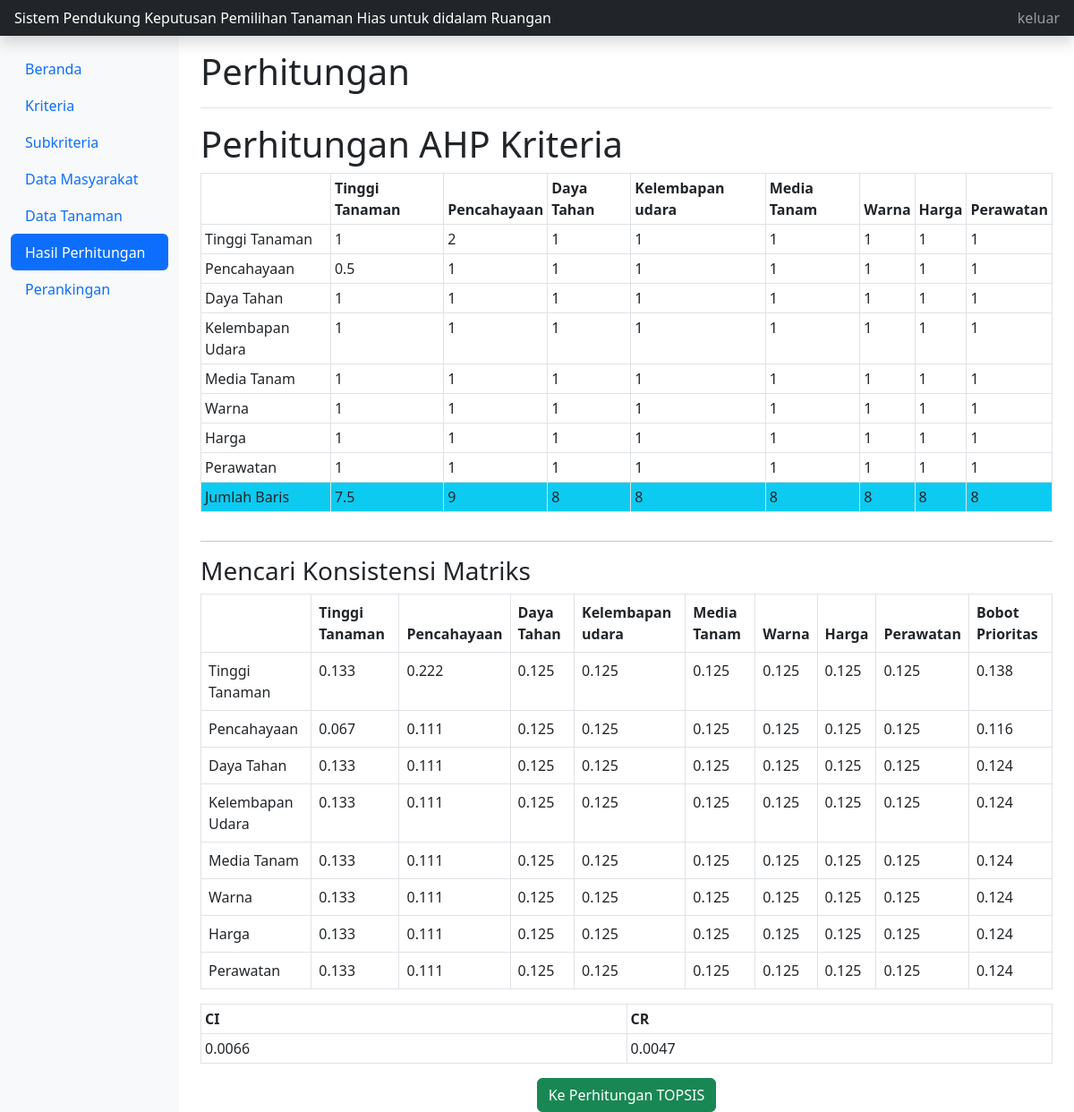
The page /admin/perhitungan/data-nilai.php on the database its author committed.
### tables this page shows
CREATE TABLE `kriteria` (
  `id_kriteria` int(11) NOT NULL,
  `nama_kriteria` varchar(255) NOT NULL,
  `jenis` varchar(255) NOT NULL,
  `bobot_kriteria` double NOT NULL
);

CREATE TABLE `ahp` (
  `id_ahp` int(11) NOT NULL,
  `c11` double NOT NULL,
  `c12` double NOT NULL,
  `c13` double NOT NULL,
  `c14` double NOT NULL,
  `c15` double NOT NULL,
  `c16` double NOT NULL,
  `c17` double NOT NULL,
  `c18` double NOT NULL,
  `c21` double NOT NULL,
  `c22` double NOT NULL,
  `c23` double NOT NULL,
  `c24` double NOT NULL,
  `c25` double NOT NULL,
  `c26` double NOT NULL,
  `c27` double NOT NULL,
  `c28` double NOT NULL,
  `c31` double NOT NULL,
  `c32` double NOT NULL,
  `c33` double NOT NULL,
  `c34` double NOT NULL,
  `c35` double NOT NULL,
  `c36` double NOT NULL,
  `c37` double NOT NULL,
  `c38` double NOT NULL,
  `c41` double NOT NULL,
  `c42` double NOT NULL,
  `c43` double NOT NULL,
  `c44` double NOT NULL,
  `c45` double NOT NULL,
  `c46` double NOT NULL,
  `c47` double NOT NULL,
  `c48` double NOT NULL,
  `c61` double NOT NULL,
  `c62` double NOT NULL,
  `c63` double NOT NULL,
  `c64` double NOT NULL,
  `c65` double NOT NULL,
  `c66` double NOT NULL,
  `c67` double NOT NULL,
  `c68` double NOT NULL,
  `c71` double NOT NULL,
  `c72` double NOT NULL,
  `c73` double NOT NULL,
  `c74` double NOT NULL,
  `c75` double NOT NULL,
  `c76` double NOT NULL,
  `c77` double NOT NULL,
  `c78` double NOT NULL,
  `c51` double NOT NULL,
  `c52` double NOT NULL,
  `c53` double NOT NULL,
  `c54` double NOT NULL,
  `c55` double NOT NULL,
  `c56` double NOT NULL,
  `c57` double NOT NULL,
  `c58` double NOT NULL,
  `c81` double NOT NULL,
  `c82` double NOT NULL,
  `c83` double NOT NULL,
  `c84` double NOT NULL,
  `c85` double NOT NULL,
  `c86` double NOT NULL,
  `c87` double NOT NULL,
  `c88` double NOT NULL
);

### admin/perhitungan/data-nilai.php (the view, shortened to what the rows shown need)
<!doctype html>
<?php
include "../../koneksi.php";
$query=mysqli_query($dbh,"select * from ahp where id_ahp='1'");
$ahp1 = array();
$ahp2 = array();
$ahp3 = array();
$ahp4 = array();
$ahp5 = array();
$ahp6= array();
$ahp7 = array();
$ahp8 = array();
$tahp = array();
$total1 = "SELECT * FROM ahp where id_ahp=1";
foreach ($dbh -> query($total1) as $totalan) :
$ahp1[0] = $totalan['c11'];
$ahp1[1] = $totalan['c12'];
$ahp1[2] = $totalan['c13'];
$ahp1[3] = $totalan['c14'];
$ahp1[4] = $totalan['c15'];
$ahp1[5] = $totalan['c16'];
$ahp1[6] = $totalan['c17'];
$ahp1[7] = $totalan['c18'];
$ahp2[0] = $totalan['c21'];
$ahp2[1] = $totalan['c22'];
$ahp2[2] = $totalan['c23'];
$ahp2[3] = $totalan['c24'];
$ahp2[4] = $totalan['c25'];
$ahp2[5] = $totalan['c26'];
$ahp2[6] = $totalan['c27'];
$ahp2[7] = $totalan['c28'];
$ahp3[0] = $totalan['c31'];
$ahp3[1] = $totalan['c32'];
$ahp3[2] = $totalan['c33'];
$ahp3[3] = $totalan['c34'];
$ahp3[4] = $totalan['c35'];
$ahp3[5] = $totalan['c36'];
$ahp3[6] = $totalan['c37'];
$ahp3[7] = $totalan['c38'];
$ahp4[0] = $totalan['c41'];
$ahp4[1] = $totalan['c42'];
$ahp4[2] = $totalan['c43'];
$ahp4[3] = $totalan['c44'];
$ahp4[4] = $totalan['c45'];
$ahp4[5] = $totalan['c46'];
$ahp4[6] = $totalan['c47'];
$ahp4[7] = $totalan['c48'];
$ahp5[0] = $totalan['c51'];
$ahp5[1] = $totalan['c52'];
$ahp5[2] = $totalan['c53'];
$ahp5[3] = $totalan['c54'];
$ahp5[4] = $totalan['c55'];
$ahp5[5] = $totalan['c56'];
$ahp5[6] = $totalan['c57'];
$ahp5[7] = $totalan['c58'];
$ahp6[0] = $totalan['c61'];
$ahp6[1] = $totalan['c62'];
$ahp6[2] = $totalan['c63'];
$ahp6[3] = $totalan['c64'];
$ahp6[4] = $totalan['c65'];
$ahp6[5] = $totalan['c66'];
$ahp6[6] = $totalan['c67'];
$ahp6[7] = $totalan['c68'];
$ahp7[0] = $totalan['c71'];
$ahp7[1] = $totalan['c72'];
$ahp7[2] = $totalan['c73'];
$ahp7[3] = $totalan['c74'];
$ahp7[4] = $totalan['c75'];
$ahp7[5] = $totalan['c76'];
$ahp7[6] = $totalan['c77'];
$ahp7[7] = $totalan['c78'];
$ahp8[0] = $totalan['c81'];
$ahp8[1] = $totalan['c82'];
$ahp8[2] = $totalan['c83'];
$ahp8[3] = $totalan['c84'];
$ahp8[4] = $totalan['c85'];
$ahp8[5] = $totalan['c86'];
$ahp8[6] = $totalan['c87'];
$ahp8[7] = $totalan['c88'];
endforeach;
$tahp[0] = $ahp1[0]+$ahp2[0]+$ahp3[0]+$ahp4[0]+$ahp5[0]+$ahp6[0]+$ahp7[0]+$ahp8[0];
$tahp[1] = $ahp1[1]+$ahp2[1]+$ahp3[1]+$ahp4[1]+$ahp5[1]+$ahp6[1]+$ahp7[1]+$ahp8[1];
$tahp[2] = $ahp1[2]+$ahp2[2]+$ahp3[2]+$ahp4[2]+$ahp5[2]+$ahp6[2]+$ahp7[2]+$ahp8[2];
$tahp[3] = $ahp1[3]+$ahp2[3]+$ahp3[3]+$ahp4[3]+$ahp5[3]+$ahp6[3]+$ahp7[3]+$ahp8[3];
$tahp[4] = $ahp1[4]+$ahp2[4]+$ahp3[4]+$ahp4[4]+$ahp5[4]+$ahp6[4]+$ahp7[4]+$ahp8[4];
$tahp[5] = $ahp1[5]+$ahp2[5]+$ahp3[5]+$ahp4[5]+$ahp5[5]+$ahp6[5]+$ahp7[5]+$ahp8[5];
$tahp[6] = $ahp1[6]+$ahp2[6]+$ahp3[6]+$ahp4[6]+$ahp5[6]+$ahp6[6]+$ahp7[6]+$ahp8[6];
$tahp[7] = $ahp1[7]+$ahp2[7]+$ahp3[7]+$ahp4[7]+$ahp5[7]+$ahp6[7]+$ahp7[7]+$ahp8[7];
$cm1[0] = $ahp1[0]/$tahp[0];
$cm1[1] = $ahp1[1]/$tahp[1];
$cm1[2] = $ahp1[2]/$tahp[2];
$cm1[3] = $ahp1[3]/$tahp[3];
$cm1[4] = $ahp1[4]/$tahp[4];
$cm1[5] = $ahp1[5]/$tahp[5];
$cm1[6] = $ahp1[6]/$tahp[6];
$cm1[7] = $ahp1[7]/$tahp[7];
$cm2[0] = $ahp2[0]/$tahp[0];
$cm2[1] = $ahp2[1]/$tahp[1];
$cm2[2] = $ahp2[2]/$tahp[2];
$cm2[3] = $ahp2[3]/$tahp[3];
$cm2[4] = $ahp2[4]/$tahp[4];
$cm2[5] = $ahp2[5]/$tahp[5];
$cm2[6] = $ahp2[6]/$tahp[6];
$cm2[7] = $ahp2[7]/$tahp[7];
$cm3[0] = $ahp3[0]/$tahp[0];
$cm3[1] = $ahp3[1]/$tahp[1];
$cm3[2] = $ahp3[2]/$tahp[2];
$cm3[3] = $ahp3[3]/$tahp[3];
$cm3[4] = $ahp3[4]/$tahp[4];
$cm3[5] = $ahp3[5]/$tahp[5];
$cm3[6] = $ahp3[6]/$tahp[6];
$cm3[7] = $ahp3[7]/$tahp[7];
$cm4[0] = $ahp4[0]/$tahp[0];
$cm4[1] = $ahp4[1]/$tahp[1];
$cm4[2] = $ahp4[2]/$tahp[2];
$cm4[3] = $ahp4[3]/$tahp[3];
$cm4[4] = $ahp4[4]/$tahp[4];
$cm4[5] = $ahp4[5]/$tahp[5];
$cm4[6] = $ahp4[6]/$tahp[6];
$cm4[7] = $ahp4[7]/$tahp[7];
$cm5[0] = $ahp5[0]/$tahp[0];
$cm5[1] = $ahp5[1]/$tahp[1];
$cm5[2] = $ahp5[2]/$tahp[2];
$cm5[3] = $ahp5[3]/$tahp[3];
$cm5[4] = $ahp5[4]/$tahp[4];
$cm5[5] = $ahp5[5]/$tahp[5];
$cm5[6] = $ahp5[6]/$tahp[6];
$cm5[7] = $ahp5[7]/$tahp[7];
$cm6[0] = $ahp6[0]/$tahp[0];
$cm6[1] = $ahp6[1]/$tahp[1];
$cm6[2] = $ahp6[2]/$tahp[2];
$cm6[3] = $ahp6[3]/$tahp[3];
$cm6[4] = $ahp6[4]/$tahp[4];
$cm6[5] = $ahp6[5]/$tahp[5];
$cm6[6] = $ahp6[6]/$tahp[6];
$cm6[7] = $ahp6[7]/$tahp[7];
$cm7[0] = $ahp7[0]/$tahp[0];
$cm7[1] = $ahp7[1]/$tahp[1];
$cm7[2] = $ahp7[2]/$tahp[2];
$cm7[3] = $ahp7[3]/$tahp[3];
$cm7[4] = $ahp7[4]/$tahp[4];
$cm7[5] = $ahp7[5]/$tahp[5];
$cm7[6] = $ahp7[6]/$tahp[6];
$cm7[7] = $ahp7[7]/$tahp[7];
$cm8[0] = $ahp8[0]/$tahp[0];
$cm8[1] = $ahp8[1]/$tahp[1];
$cm8[2] = $ahp8[2]/$tahp[2];
$cm8[3] = $ahp8[3]/$tahp[3];
$cm8[4] = $ahp8[4]/$tahp[4];
$cm8[5] = $ahp8[5]/$tahp[5];
$cm8[6] = $ahp8[6]/$tahp[6];
$cm8[7] = $ahp8[7]/$tahp[7];
$baris[0]=array_sum($cm1);
$eigen[0]=$baris[0]/8;
$baris[1]=array_sum($cm2);
$eigen[1]=$baris[1]/8;
$baris[2]=array_sum($cm3);
$eigen[2]=$baris[2]/8;
$baris[3]=array_sum($cm4);
$eigen[3]=$baris[3]/8;
$baris[4]=array_sum($cm5);
$eigen[4]=$baris[4]/8;
$baris[5]=array_sum($cm6);
$eigen[5]=$baris[5]/8;
$baris[6]=array_sum($cm7);
$eigen[6]=$baris[6]/8;
$baris[7]=array_sum($cm8);
$eigen[7]=$baris[7]/8;
$cme1=(($ahp1[0]*$eigen[0])+($ahp1[1]*$eigen[1])+($ahp1[2]*$eigen[2])+($ahp1[3]*$eigen[3])+($ahp1[4]*$eigen[4])+($ahp1[5]*$eigen[5])+($ahp1[6]*$eigen[6])+($ahp1[7]*$eigen[7]))/$eigen[0];
$cme2=(($ahp2[0]*$eigen[0])+($ahp2[1]*$eigen[1])+($ahp2[2]*$eigen[2])+($ahp2[3]*$eigen[3])+($ahp2[4]*$eigen[4])+($ahp2[5]*$eigen[5])+($ahp2[6]*$eigen[6])+($ahp2[7]*$eigen[7]))/$eigen[1];
$cme3=(($ahp3[0]*$eigen[0])+($ahp3[1]*$eigen[1])+($ahp3[2]*$eigen[2])+($ahp3[3]*$eigen[3])+($ahp3[4]*$eigen[4])+($ahp3[5]*$eigen[5])+($ahp3[6]*$eigen[6])+($ahp3[7]*$eigen[7]))/$eigen[2];
$cme4=(($ahp4[0]*$eigen[0])+($ahp4[1]*$eigen[1])+($ahp4[2]*$eigen[2])+($ahp4[3]*$eigen[3])+($ahp4[4]*$eigen[4])+($ahp4[5]*$eigen[5])+($ahp4[6]*$eigen[6])+($ahp4[7]*$eigen[7]))/$eigen[3];
$cme5=(($ahp5[0]*$eigen[0])+($ahp5[1]*$eigen[1])+($ahp5[2]*$eigen[2])+($ahp5[3]*$eigen[3])+($ahp5[4]*$eigen[4])+($ahp5[5]*$eigen[5])+($ahp5[6]*$eigen[6])+($ahp5[7]*$eigen[7]))/$eigen[4];
$cme6=(($ahp6[0]*$eigen[0])+($ahp6[1]*$eigen[1])+($ahp6[2]*$eigen[2])+($ahp6[3]*$eigen[3])+($ahp6[4]*$eigen[4])+($ahp6[5]*$eigen[5])+($ahp6[6]*$eigen[6])+($ahp6[7]*$eigen[7]))/$eigen[5];
$cme7=(($ahp7[0]*$eigen[0])+($ahp7[1]*$eigen[1])+($ahp7[2]*$eigen[2])+($ahp7[3]*$eigen[3])+($ahp7[4]*$eigen[4])+($ahp7[5]*$eigen[5])+($ahp7[6]*$eigen[6])+($ahp7[7]*$eigen[7]))/$eigen[6];
$cme8=(($ahp8[0]*$eigen[0])+($ahp8[1]*$eigen[1])+($ahp8[2]*$eigen[2])+($ahp8[3]*$eigen[3])+($ahp8[4]*$eigen[4])+($ahp8[5]*$eigen[5])+($ahp8[6]*$eigen[6])+($ahp8[7]*$eigen[7]))/$eigen[7];
$lambdaMax = ($cme1+$cme2+$cme3+$cme4+$cme5+$cme6+$cme7+$cme8)/8;
$ci = ($lambdaMax-8)/(8-1);
$cr = $ci/1.41;
 ?>
<html lang="en">
  <head>
	<link href="../../assets/bootstrap/css/bootstrap.min.css" rel="stylesheet">
    <link href="../../assets/index.css" rel="stylesheet">
  </head>
  <body>
<div class="container-fluid">
  <div class="row">
    <main class="col-md-9 ms-sm-auto col-lg-10 px-md-4">
      <div class="d-flex justify-content-between flex-wrap flex-md-nowrap align-items-center pt-3 pb-2 mb-3 border-bottom">
        <h1 class="h1">Perhitungan</h1>
      </div>
     <h1 class="h1">Perhitungan AHP Kriteria</h1>
     <div class="table-responsive">
        <table class="table table-sm table-bordered">
          <thead>
            <tr>
              <th scope="col"></th>
            <?php
            $sql = "SELECT * FROM kriteria";
            foreach ($dbh->query($sql) as $data) :
            ?>
              <th scope="col"><?php echo $data['nama_kriteria']?></th>
          <?php
          endforeach;
             ?>
            </tr>
          </thead>
          <tbody>
             <tr>
             <td>Tinggi Tanaman</td>
             <td><?php echo $ahp1[0];?></td>
             <td><?php echo $ahp1[1]?></td>
             <td><?php echo $ahp1[2]?></td>
             <td><?php echo $ahp1[3]?></td>
             <td><?php echo $ahp1[4]?></td>
             <td><?php echo $ahp1[5]?></td>
             <td><?php echo $ahp1[6]?></td>
             <td><?php echo $ahp1[7]?></td>
              </tr>
             <tr>
             <td>Pencahayaan</td>
             <td><?php echo $ahp2[0]?></td>
             <td><?php echo $ahp2[1]?></td>
             <td><?php echo $ahp2[2]?></td>
             <td><?php echo $ahp2[3]?></td>
             <td><?php echo $ahp2[4]?></td>
             <td><?php echo $ahp2[5]?></td>
             <td><?php echo $ahp2[6]?></td>
             <td><?php echo $ahp2[07]?></td>
             </tr>
             <tr class="bg-info">
               <td>Jumlah Baris</td>
               <td><?php echo $tahp[0]; ?></td>
               <td><?php echo $tahp[1]; ?></td>
               <td><?php echo $tahp[2]; ?></td>
               <td><?php echo $tahp[3]; ?></td>
               <td><?php echo $tahp[4]; ?></td>
               <td><?php echo $tahp[5]; ?></td>
               <td><?php echo $tahp[6]; ?></td>
               <td><?php echo $tahp[7]; ?></td>
             </tr>
          </tbody>
        </table>
      </div>
      <div>
        <table class="table table-bordered">
          <thead>
            <tr>
              <th></th>
               <?php
            $sql = "SELECT * FROM kriteria";
            foreach ($dbh->query($sql) as $data) :
            ?>
              <th scope="col"><?php echo $data['nama_kriteria']?></th>
          <?php
          endforeach;
             ?>
             <th>Bobot Prioritas</th>
            </tr>
          </thead>
        </table>
      </div>
      <div>
        <table class="table table-bordered table-sm">
          <thead>
            <tr>
            <th>CI</th>
            <th>CR</th>
            </tr>
        </thead>
        <tbody>
          <tr>
            <td><?php echo number_format($ci,4) ?></td>
            <td><?php echo number_format($cr,4) ?></td>
          </tr>
        </tbody>
        </table>
      </div>
    </main>
  </div>
</div>
  </body>
</html>

### rows shown on the page
kriteria: nama_kriteria "Tinggi Tanaman"
kriteria: nama_kriteria "Pencahayaan"
kriteria: nama_kriteria "Daya Tahan"
kriteria: nama_kriteria "Kelembapan udara"
kriteria: nama_kriteria "Media Tanam"
kriteria: nama_kriteria "Warna"
kriteria: nama_kriteria "Harga"
kriteria: nama_kriteria "Perawatan", id_kriteria "8"
ahp: id_ahp "1", c12 "2", c13 "1", c14 "1", c15 "1", c16 "1", c17 "1", c21 "0.5", c11 "1", ci "0.0066", cr "0.0047"

### other values the page prints
$ahp1[2] "1"
$ahp2[2] "1"
$ahp3[0] "1"
$ahp3[1] "1"
$ahp3[2] "1"
$ahp3[3] "1"
$ahp3[4] "1"
$ahp3[5] "1"
$ahp3[6] "1"
$ahp3[07] "1"
$ahp4[0] "1"
$ahp4[1] "1"
$ahp4[2] "1"
$ahp4[3] "1"
$ahp4[4] "1"
